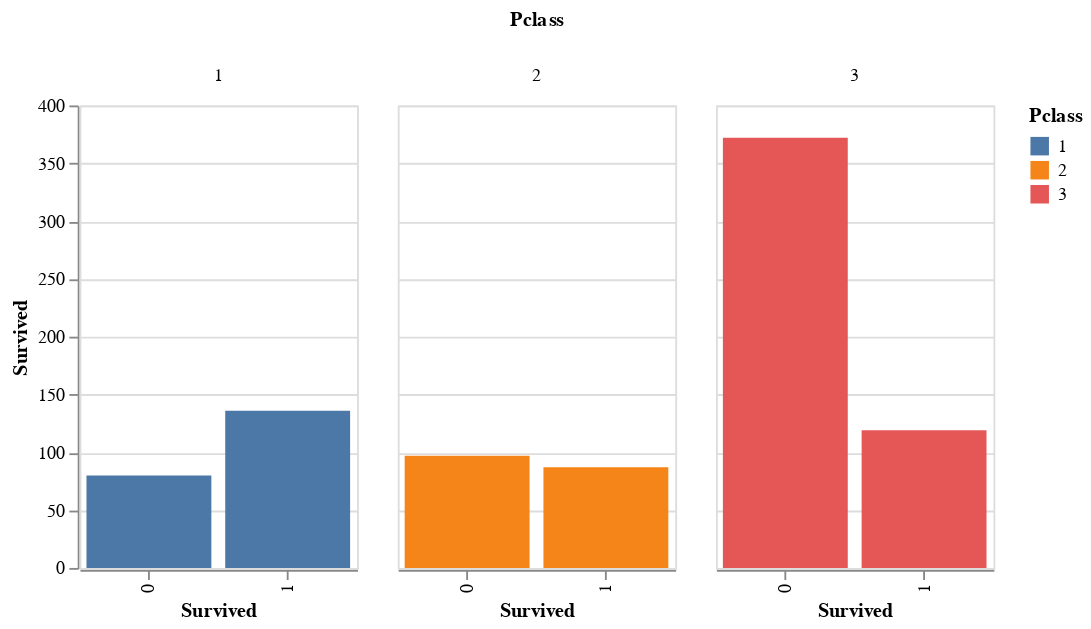

Notebook cell for this chart:
### Markdown cell above
We can observe that Pclass 1 people had a bigger chance of seeing their families again, even if you were a guy, you'd have had a better chance than your men peers. Women in Pclass 2 had it way better than their men counterparts. For both sexes alike Pclass was the worst.

### Code cell
alt.Chart(pSurvived).mark_bar().encode(
    x='Survived:N', 
    y=alt.Y('count_survived:Q',title='Survived'),
    color='Pclass:N',        
    column='Pclass:N'        
).properties(
    width=150,
    height=250
)

### Figure 1 — Vega-Lite specification as saved in the notebook (floating-point values rounded to 4 significant figures)
{"config": {"view": {"continuousWidth": 400, "continuousHeight": 300}}, "data": {"name": "data-3e5850ffd77676aebac49c5c1191026c"}, "mark": "bar", "encoding": {"color": {"field": "Pclass", "type": "nominal"}, "column": {"field": "Pclass", "type": "nominal"}, "x": {"field": "Survived", "type": "nominal"}, "y": {"field": "count_survived", "title": "Survived", "type": "quantitative"}}, "height": 250, "width": 150, "$schema": "https://vega.github.io/schema/vega-lite/v4.17.0.json", "datasets": {"data-3e5850ffd77676aebac49c5c1191026c": [{"Pclass": 1, "Survived": 0, "count_survived": 80}, {"Pclass": 1, "Survived": 1, "count_survived": 136}, {"Pclass": 2, "Survived": 0, "count_survived": 97}, {"Pclass": 2, "Survived": 1, "count_survived": 87}, {"Pclass": 3, "Survived": 0, "count_survived": 372}, {"Pclass": 3, "Survived": 1, "count_survived": 119}]}}
